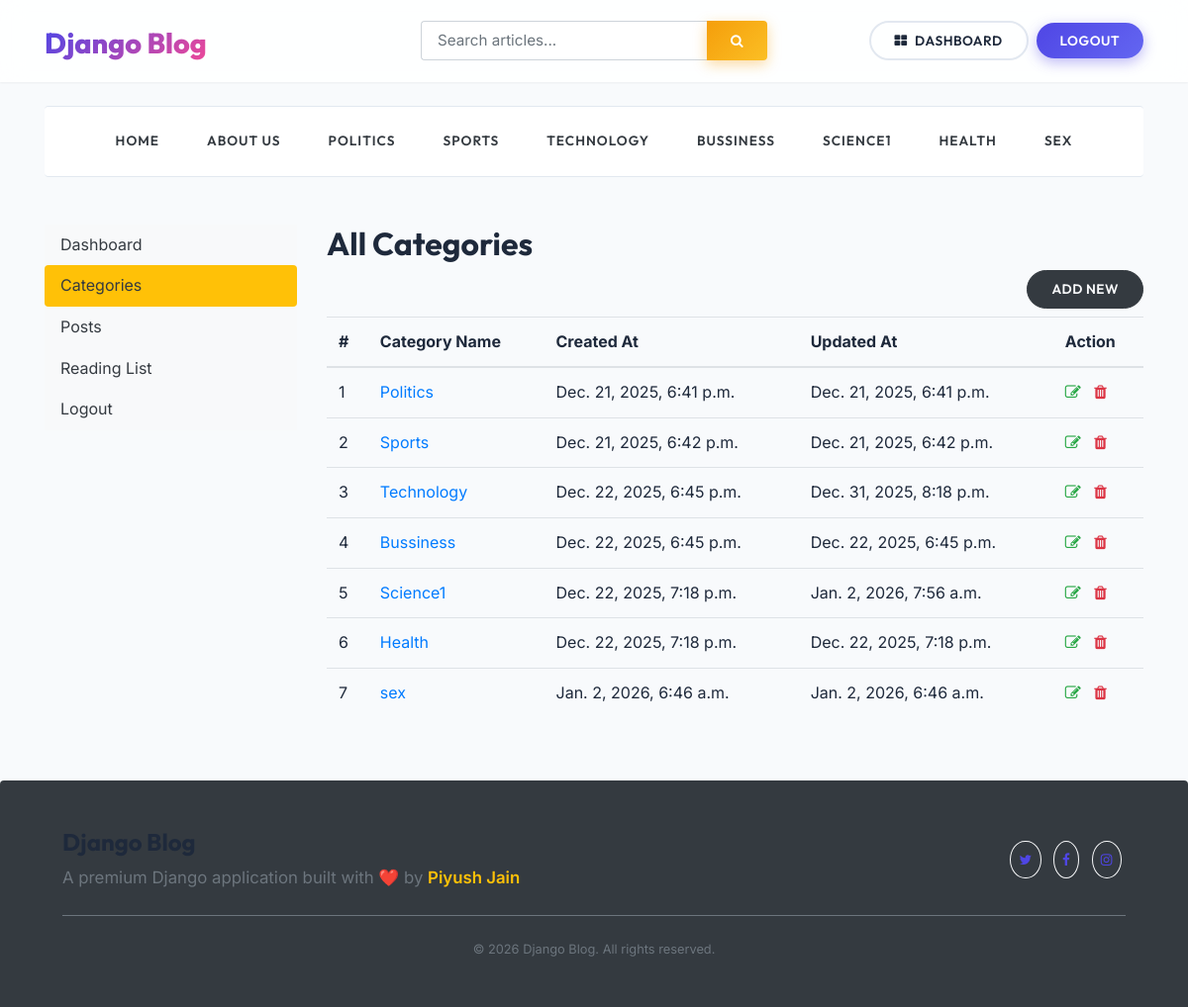
/dashboard/categories/ (signed in), run on an earlier commit of the app's database.
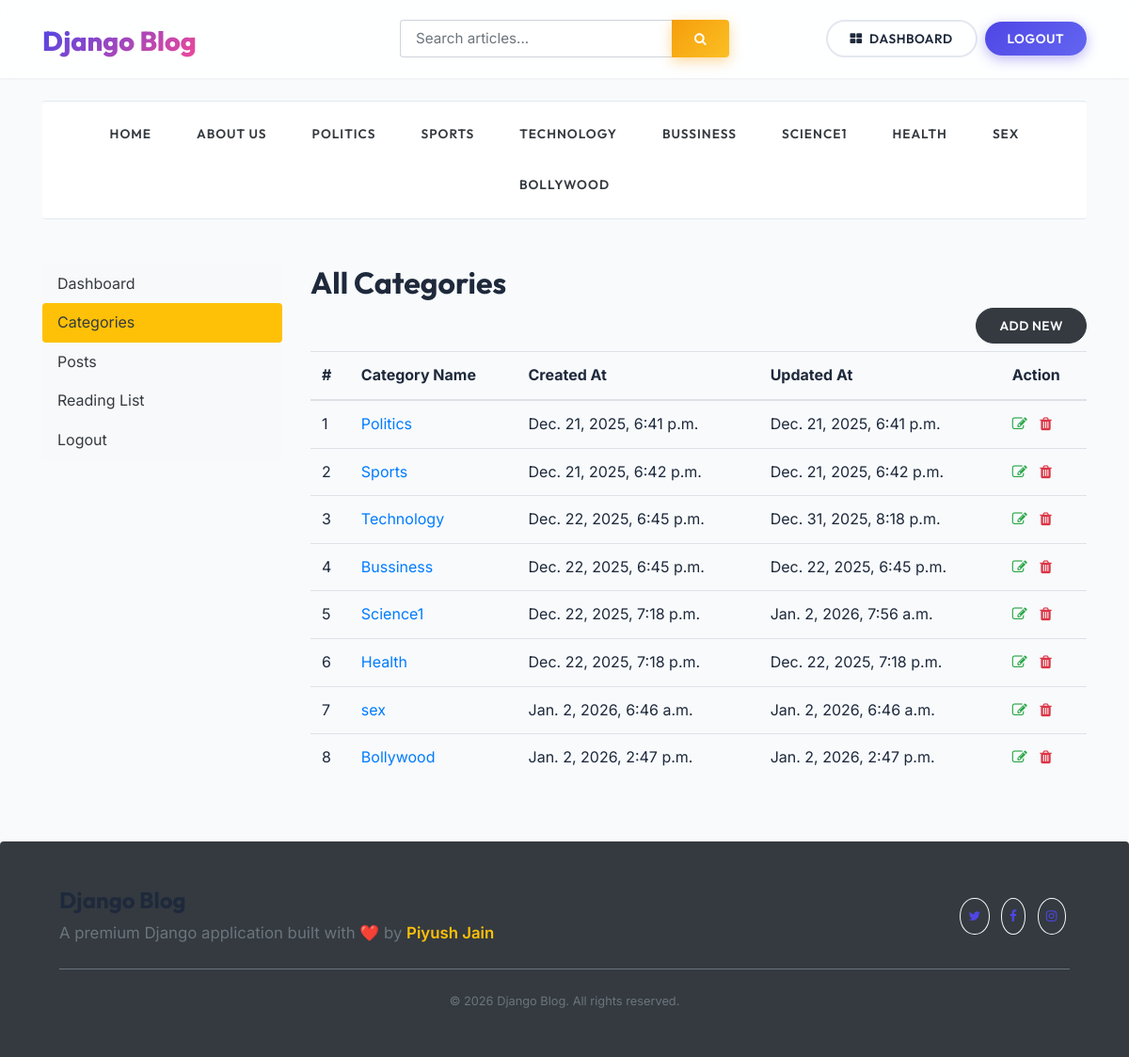
And on a later commit of the database.
### blogs/models.py (models this page shows)
class Category(models.Model):
    Category_name = models.CharField(max_length=50, unique=True)
    created_at = models.DateTimeField(auto_now_add=True)
    updated_at = models.DateTimeField(auto_now=True)
    class Meta:
        verbose_name_plural = 'categories'
    def __str__(self):
        return self.Category_name

### dashboards/views.py (the view)
# urls.py: path('categories/', views.categories, name='categories'),
@login_required(login_url='login')
def categories(request):
    return render(request, 'dashboard/categories.html')

### blogs/context_processors.py (called while the page is built)
def get_categories(request):
    categories = Category.objects.all()
    return dict(categories = categories)

def get_social_links(request):
    social_links= SocialLinks.objects.all()
    return dict(social_links = social_links)

### templates/dashboard/categories.html (shortened to what this page needs)
{% extends 'base.html' %}
{% block content %}
<div class ="row">
{% include 'dashboard/sidebar.html' %}
    <div class="col-md-9">
        <h2>All Categories </h2>
        <a href="{% url 'add_category' %}"class ="btn btn-dark text-light float-right mb-2"> Add New</a>
        <table class="table table-hover">
  <thead>
    <tr>
      <th>#</th>
      <th>Category Name</th>
      <th>Created At</th>
      <th>Updated At</th>
      <th>Action</th>
    </tr>
  </thead>
  <tbody>
    {% for cat in categories %}
    <tr>
      <td>{{forloop.counter }}</td>
      <td>
  <a href="{% url 'posts_by_category' cat.id %}">
    {{ cat }}
  </a>
</td>
      <td>{{cat.created_at}}</td>
      <td>{{cat.updated_at}}</td>
      <td>
        <a href="{% url 'edit_category' cat.id%}"><i class="fa fa-edit text-success"></i></a>
        <a href="{% url 'delete_category' cat.id%}"><i class="fa fa-trash  text-danger"></i></a>
      </td>
    </tr>
    {% endfor%}
  </tbody>
</table>
</div>
</div>
{% endblock %}

### templates/base.html (shortened to what this page needs)
{% load static %}
<!DOCTYPE html>
<html lang="en">
<head>
    <link href="https://getbootstrap.com/docs/4.0/dist/css/bootstrap.min.css" rel="stylesheet">
    <link rel="stylesheet" href="https://cdnjs.cloudflare.com/ajax/libs/font-awesome/4.7.0/css/font-awesome.min.css">
    <link href="{% static 'css/blog.css' %}" rel="stylesheet">
</head>
<body>
<div class="glass-nav py-3 mb-4">
    <div class="container">
        <header class="row flex-nowrap justify-content-between align-items-center">
            <div class="col-4 pt-1">
                <a class="blog-header-logo" href="{% url 'home' %}">Django Blog</a>
            </div>
            <div class="col-4">
                <form action="{% url 'search' %}" method="GET" class="w-100">
                    <div class="input-group drop-shadow-sm">
                        <input class="form-control border-right-0 form-control-lg rounded-left"
                               type="text"
                               name="keyword"
                               placeholder="Search articles..."
                               aria-label="Search articles"
                               style="font-family: var(--font-body); font-size: 0.95rem;">
                        <div class="input-group-append">
                            <button class="btn btn-warning rounded-right px-4" type="submit" style="border-top-left-radius: 0; border-bottom-left-radius: 0;">
                                <i class="fa fa-search"></i>
                            </button>
                        </div>
                    </div>
                </form>
            </div>
            {% if not user.is_authenticated %}
            <div class="col-4 d-flex justify-content-end align-items-center">
                <a class="btn btn-outline-secondary mr-2" href="{% url 'register' %}">Register</a>
                <a class="btn btn-primary px-4" href="{% url 'login' %}">Log In</a>
            </div>
            {% else %}
            <div class="col-4 d-flex justify-content-end align-items-center">
                <a href="{% url 'dashboard' %}" class="btn btn-outline-secondary mr-2">
                    <i class="fa fa-th-large mr-1"></i> Dashboard
                </a>
                <a href="{% url 'logout' %}" class="btn btn-primary px-4">Logout</a>
            </div>
            {% endif %}
        </header>
    </div>
</div>
<div class="container">
    <div class="category-nav py-2 shadow-sm rounded mb-5">
        <nav class="nav d-flex justify-content-center text-center">
            <a class="p-3 text-dark mx-2" href="{% url 'home' %}">HOME</a>
            <a class="p-3 text-dark mx-2" href="{% url 'about_page' %}">ABOUT US</a>
            {% for i in categories %}
            <a class="p-3 text-dark mx-2" href="{% url 'posts_by_category' i.id %}">
                {{ i.Category_name }}
            </a>
            {% endfor %}
        </nav>
    </div>
    {% block content %}
    {% endblock %}
</div>
<footer class="blog-footer bg-dark text-white rounded-top mt-5 p-5">
    <div class="container text-center">
        <div class="row align-items-center">
            <div class="col-md-6 text-md-left mb-3 mb-md-0">
                <h4 class="font-weight-bold" style="font-family: var(--font-heading);">Django Blog</h4>
                <p class="mb-0 text-muted">A premium Django application built with ❤️ by <a href="#" class="text-warning">Piyush Jain</a></p>
            </div>
            <div class="col-md-6 text-md-right">
                <a href="#" class="btn btn-outline-light rounded-circle p-2 mx-1"><i class="fa fa-twitter"></i></a>
                <a href="#" class="btn btn-outline-light rounded-circle p-2 mx-1"><i class="fa fa-facebook"></i></a>
                <a href="#" class="btn btn-outline-light rounded-circle p-2 mx-1"><i class="fa fa-instagram"></i></a>
            </div>
        </div>
        <hr class="my-4 bg-secondary border-0" style="height: 1px;">
        <p class="small text-muted mb-0">© {% now "Y" %} Django Blog. All rights reserved.</p>
    </div>
</footer>
</body>
</html>

What changed in the data, as far as the page shows it:
added Category: Category_name "BOLLYWOOD", Category_name "Bollywood", created_at "Jan. 2, 2026, 2:47 p.m.", updated_at "Jan. 2, 2026, 2:47 p.m."
